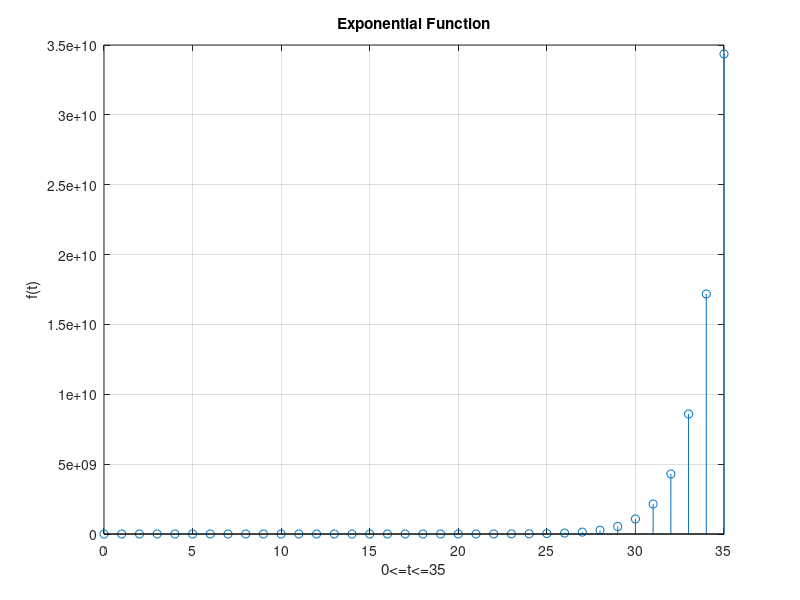
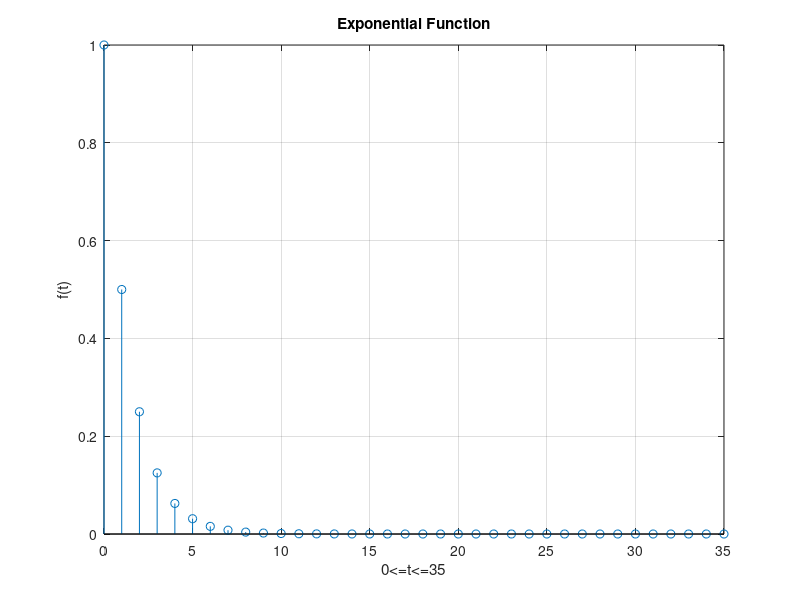

Write the MATLAB code that produced these figures, in order.
%Q9
disp('Question 9 -');
x=0:35;
figure
y=2.^(x);
stem(x,y);
title('Exponential Function');
xlabel('0<=t<=35');
ylabel('f(t)');
grid on;
figure
y=2.^(-x);
stem(x,y);
title('Exponential Function');
xlabel('0<=t<=35');
ylabel('f(t)');
grid on;
